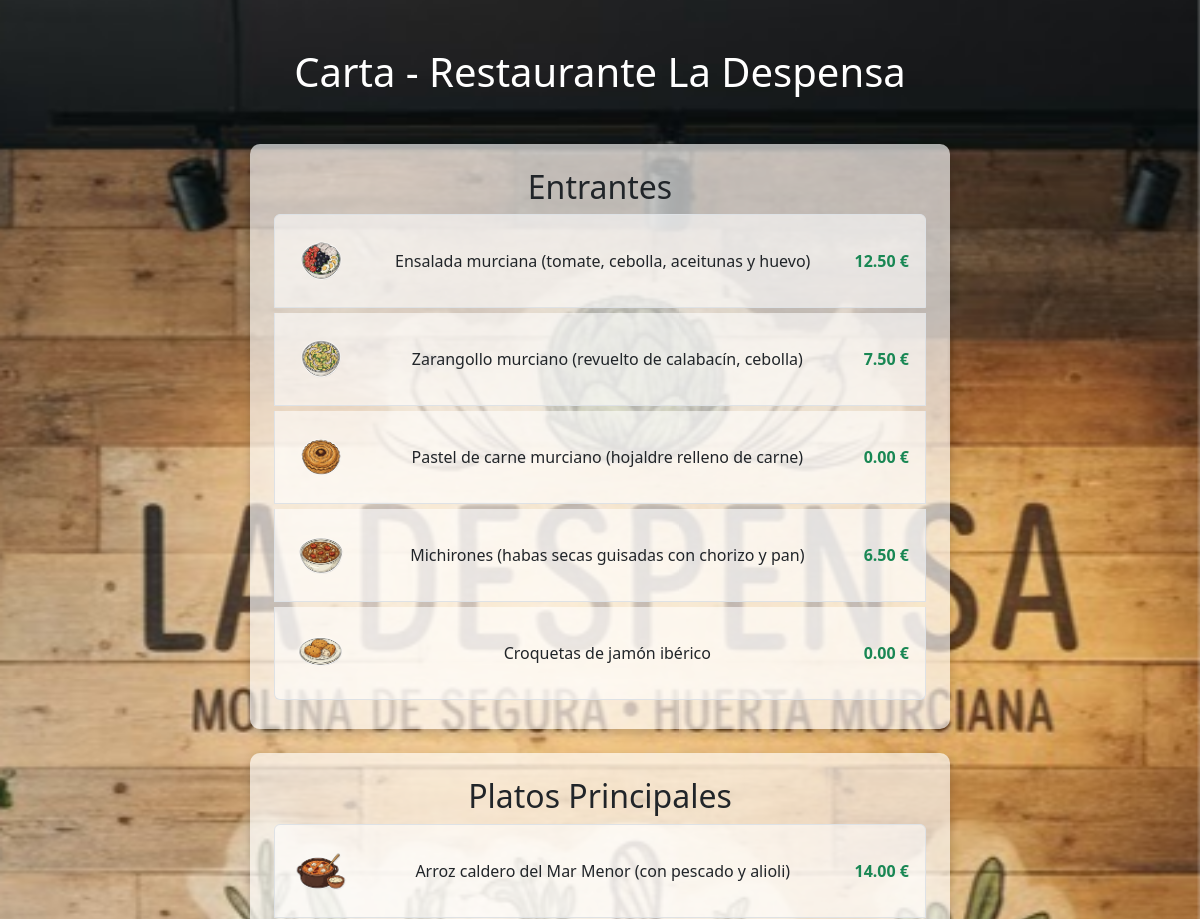
/carta.php (upper part), run on an earlier commit of the app's database.
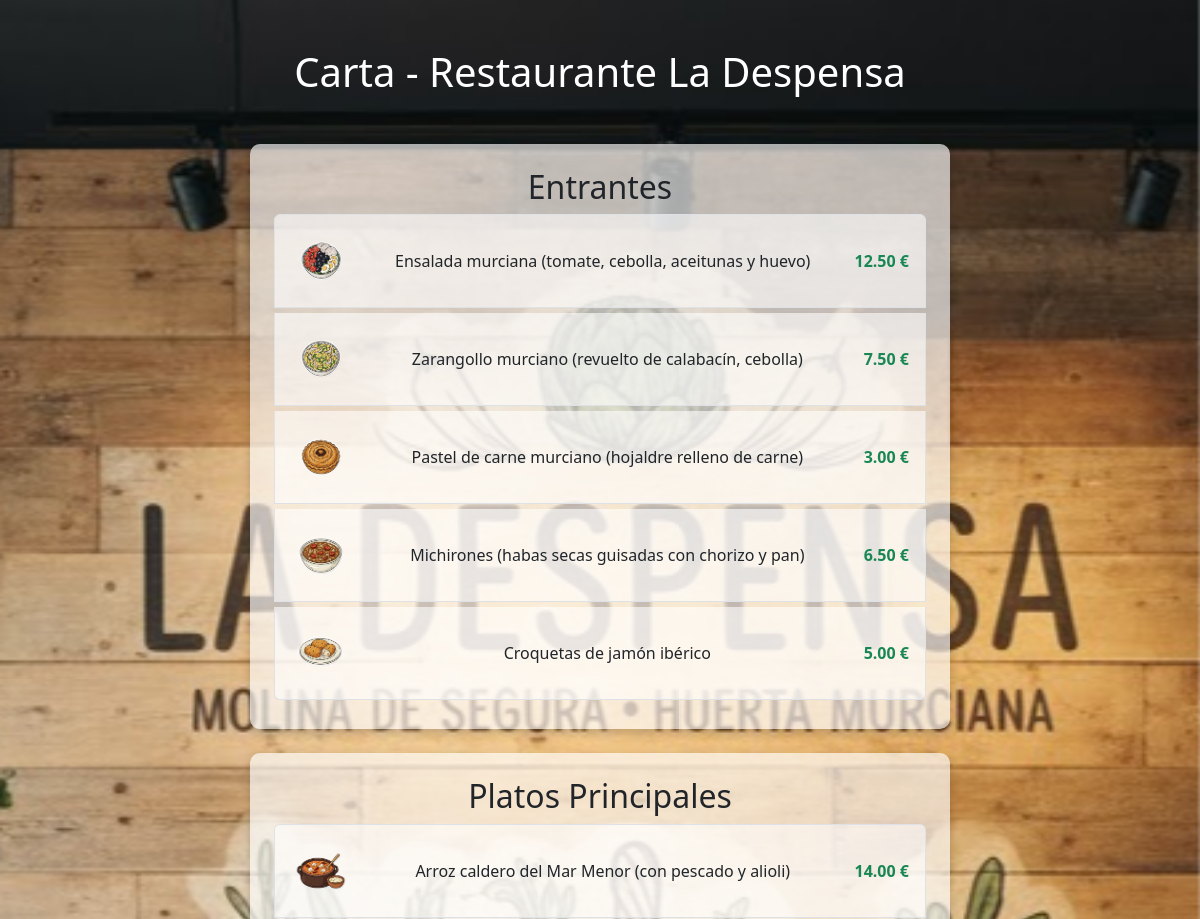
And on a later commit of the database.
### tables this page shows
CREATE TABLE `producto` (
  `idprod` int(11) NOT NULL,
  `nombre` varchar(255) NOT NULL,
  `precio` decimal(6,2) NOT NULL,
  `stock` int(11) NOT NULL,
  `estado` tinyint(1) NOT NULL,
  `categoria` int(11) NOT NULL,
  `imagen` varchar(255) NOT NULL
);

### carta.php (the view, shortened to what this page needs)
<?php
include("conexion.php");
?>
<!DOCTYPE html>
<html lang="es">
<head>
    <?php include("head.php"); ?>
    <link rel="stylesheet" href="styles.css" type="text/css">
</head>
<body class="d-flex flex-column min-vh-100">
    <div class="wrapper">
        <main class="container my-5">
            <h1 class="mb-5 text-white">Carta - Restaurante La Despensa</h1>
            <?php
            $categorias = mysqli_query($conn, "SELECT * FROM categoria");
            if (mysqli_num_rows($categorias) > 0) {
                while ($cat = mysqli_fetch_assoc($categorias)) {
                    echo "<section class='category mb-4'>";
                    $productos = mysqli_query($conn, "SELECT * FROM producto WHERE categoria = " . $cat['idcat'] . " AND estado = 0");
                    if ($cat['nombre']) echo "<h2 class='text-dark'>" . $cat['nombre'] . "</h2>";
                    if (mysqli_num_rows($productos) > 0) {
                        echo "<div class='list-group'>";
                        while ($prod = mysqli_fetch_assoc($productos)) {
                            echo "<div class='list-group-item d-flex justify-content-between align-items-center p-3'>";
                            echo "<img class='img-fluid' style='width: 60px; height: auto; object-fit: cover;' src='img/".$prod['imagen'] ."' alt='producto_".$prod['imagen'] ."'>";
                            echo "<span>" . $prod['nombre'] . "</span>";
                            echo "<span class='price fw-bold text-success'>" . $prod['precio'] . " €</span>";
                            echo "</div>";
                        }
                        echo "</div>";
                    } else {
                        echo "<p class='alert alert-danger'>No hay productos disponibles en esta categoría.</p>";
                    }
                    echo "</section>";
                }
            } else {
                echo "<p class='alert alert-danger'>No hay categorías registradas.</p>";
            }
            ?>
        </main>
    </div>
</body>
</html>

What changed in the data, as far as the page shows it:
changed producto "Pastel de carne murciano (hojaldre relleno de carne)": precio "0.00" → "3.00"
changed producto "Croquetas de jamón ibérico": precio "0.00" → "5.00"
